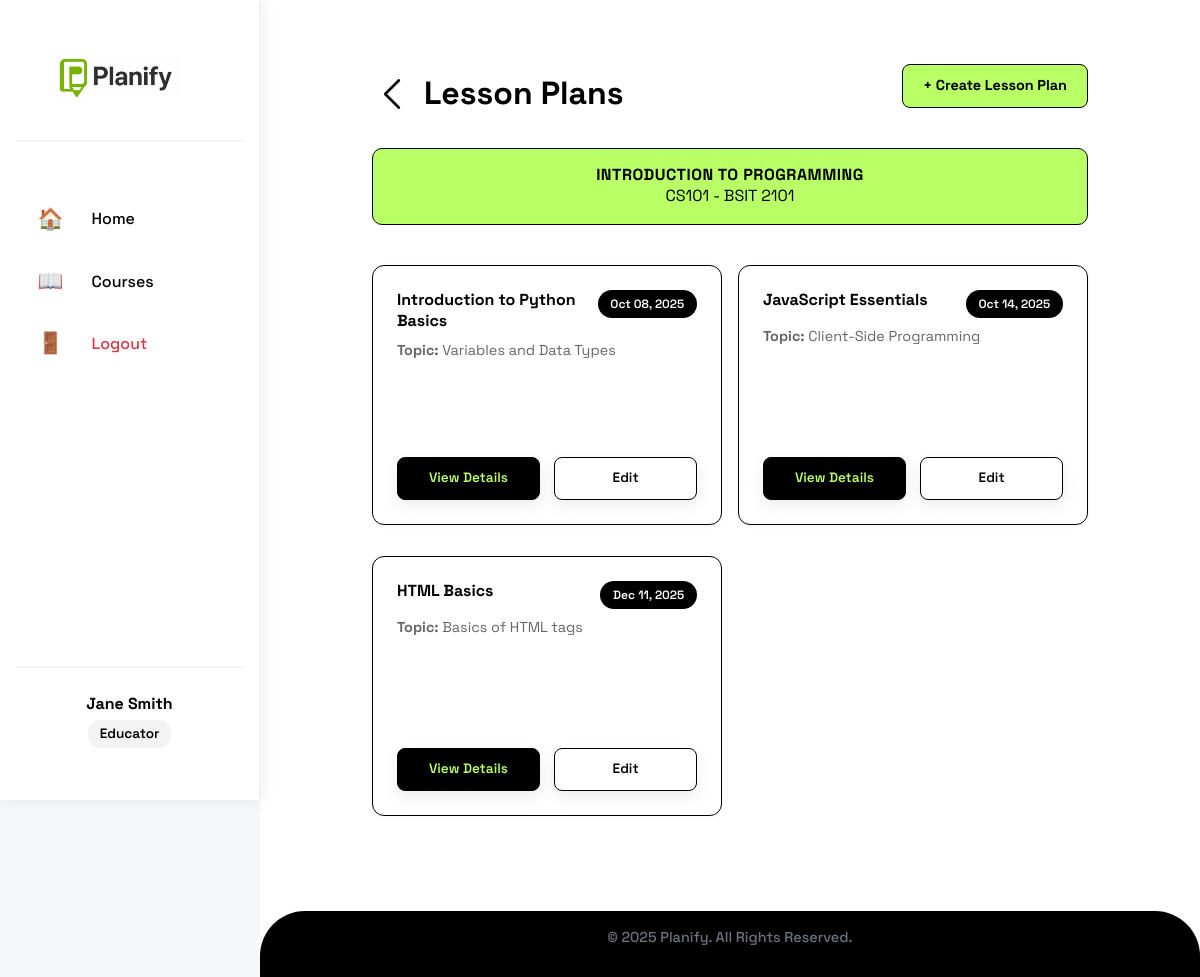
/educator/course/1/plans (signed in), run on the app's committed database.
### models.py (models this page shows, shortened)
class User(db.Model, UserMixin):
    id = db.Column(db.Integer, primary_key=True)
    first_name = db.Column(db.String(20), nullable=False)
    last_name = db.Column(db.String(20), nullable=False)
    username = db.Column(db.String(20), unique=True, nullable=False)
    email = db.Column(db.String(120), unique=True, nullable=False)
    contact_number = db.Column(db.String(11), nullable=False)
    password = db.Column(db.String(255), nullable=False)
    role = db.Column(db.String(10), nullable=False)
    courses = db.relationship('Course', backref='educator', lazy=True, cascade='all, delete-orphan')
    lesson_plans = db.relationship('LessonPlan', backref='creator', lazy=True, cascade='all, delete-orphan')
    enrollments = db.relationship('Enrollment', backref='student', lazy=True, cascade='all, delete-orphan')

class Course(db.Model):
    id = db.Column(db.Integer, primary_key=True)
    course_name = db.Column(db.String(100), nullable=False)
    course_code = db.Column(db.String(20), nullable=False)
    block_section = db.Column(db.String(20), nullable=False)
    description = db.Column(db.Text, nullable=True)
    educator_id = db.Column(db.Integer, db.ForeignKey('user.id'), nullable=False)
    created_at = db.Column(db.DateTime, default=datetime.utcnow)
    enrollment_code = db.Column(db.String(10), unique=True, nullable=False)
    lesson_plans = db.relationship('LessonPlan', backref='course', lazy=True, cascade='all, delete-orphan')
    enrollments = db.relationship('Enrollment', backref='course', lazy=True, cascade='all, delete-orphan')
    attendance_records = db.relationship('AttendanceRecord', backref='course', lazy=True, cascade='all, delete-orphan')

class LessonPlan(db.Model):
    id = db.Column(db.Integer, primary_key=True)
    title = db.Column(db.String(200), nullable=False)
    course_id = db.Column(db.Integer, db.ForeignKey('course.id'), nullable=False)
    educator_id = db.Column(db.Integer, db.ForeignKey('user.id'), nullable=False)
    objectives = db.Column(db.Text, nullable=True)
    topic = db.Column(db.String(200), nullable=True)
    description = db.Column(db.Text, nullable=True)
    created_at = db.Column(db.DateTime, default=datetime.utcnow)
    updated_at = db.Column(db.DateTime, default=datetime.utcnow, onupdate=datetime.utcnow)
    materials = db.relationship('LearningMaterial', backref='lesson_plan', lazy=True, cascade='all, delete-orphan')

### routes.py (the view)
@app.route('/educator/course/<int:course_id>/plans')
@login_required
def course_lesson_plans(course_id):
    if current_user.role != 'educator':
        flash("Access denied.", "error")
        return redirect(url_for('home'))
    course = Course.query.get_or_404(course_id)
    if course.educator_id != current_user.id:
        flash("Access denied.", "error")
        return redirect(url_for('educator_courses'))
    lesson_plans = LessonPlan.query.filter_by(course_id=course_id).all()
    return render_template('lesson_plans.html', course=course, lesson_plans=lesson_plans)

### app.py (called while the page is built)
@login_manager.user_loader
def load_user(user_id):
    return User.query.get(int(user_id))

### templates/lesson_plans.html
{% extends "educator_base.html" %}
{% block content %}
<div class="plans-container">
    <div class="plan-section">
        <div class="plans-header">
            <div class="header-left">
                <a href="{{ url_for('educator_courses') }}" class="back-icon-btn" title="Back to Courses">
                    <img src="{{ url_for('static', filename='pictures/back-button.png') }}" alt="Back">
                </a>
                <h2>Lesson Plans</h2>
            </div>
            <a href="{{ url_for('add_lesson_plan', course_id=course.id) }}" class="add-btn">
                + Create Lesson Plan
            </a>
        </div>
        <div class="course-name-banner">
            <h3>{{ course.course_name }}</h3>
            <span class="course-block-badge">{{ course.course_code }} - {{ course.block_section }}</span>
        </div>
        <div class="plans-grid">
            {% if lesson_plans %}
                {% for plan in lesson_plans %}
                <div class="plan-card">
                    <div class="plan-card-top">
                        <h4>{{ plan.title }}</h4>
                        <span class="plan-date">{{ plan.created_at.strftime('%b %d, %Y') }}</span>
                    </div>
                    <p class="plan-topic">
                        <strong>Topic:</strong> {{ plan.topic or 'Not specified' }}
                    </p>
                    <div class="plan-actions">
                        <a href="{{ url_for('view_lesson_plan', plan_id=plan.id) }}" class="btn-view">
                            View Details
                        </a>
                        <a href="{{ url_for('edit_lesson_plan', plan_id=plan.id) }}" class="btn-edit">
                            Edit
                        </a>
                    </div>
                </div>
                {% endfor %}
            {% else %}
                <div class="empty-state">
                    <p>No lesson plans yet. Create your first one!</p>
                </div>
            {% endif %}
        </div>
    </div>
</div>
{% endblock %}

### templates/educator_base.html (shortened to what this page needs)
<!doctype html>
<html lang="en">
<head>
    <link rel="stylesheet" href="{{ url_for('static', filename='style.css') }}">
</head>
<body class="educator-layout">
    <aside class="sidebar">
        <div class="sidebar-header">
            <a href="{{ url_for('educator_home') }}" class="logo">
            <img src="{{ url_for('static', filename='pictures/logo.png') }}" alt="Planify Logo">
        </a>
        </div>
        <nav class="sidebar-nav">
            <a href="{{ url_for('educator_home') }}" class="nav-item">
                <span class="icon">🏠</span>
                <span>Home</span>
            </a>
            <a href="{{ url_for('educator_courses') }}" class="nav-item">
                <span class="icon">📖</span>
                <span>Courses</span>
            </a>
            <a href="{{ url_for('logout') }}" class="nav-item logout-item">
                <span class="icon">🚪</span>
                <span>Logout</span>
            </a>
        </nav>
        <div class="sidebar-footer">
            <div class="user-info">
                <p class="user-name">{{ current_user.first_name }} {{ current_user.last_name }}</p>
                <p class="user-role">Educator</p>
            </div>
        </div>
    </aside>
    <div class="main-content">
        <main class="content">
            {% block content %}
            {% endblock %}
        </main>
        <footer class="footer">
            <p>© 2025 Planify. All Rights Reserved.</p>
        </footer>
    </div>
</body>
</html>

### data on the page
User: first_name "Jane", last_name "Smith"
Course: course_name "INTRODUCTION TO PROGRAMMING", course_code "CS101", block_section "BSIT 2101"
LessonPlan: title "Introduction to Python Basics", created_at "Oct 08, 2025", topic "Variables and Data Types"
LessonPlan: title "JavaScript Essentials", created_at "Oct 14, 2025", topic "Client-Side Programming"
LessonPlan: title "HTML Basics", created_at "Dec 11, 2025", topic "Basics of HTML tags"
